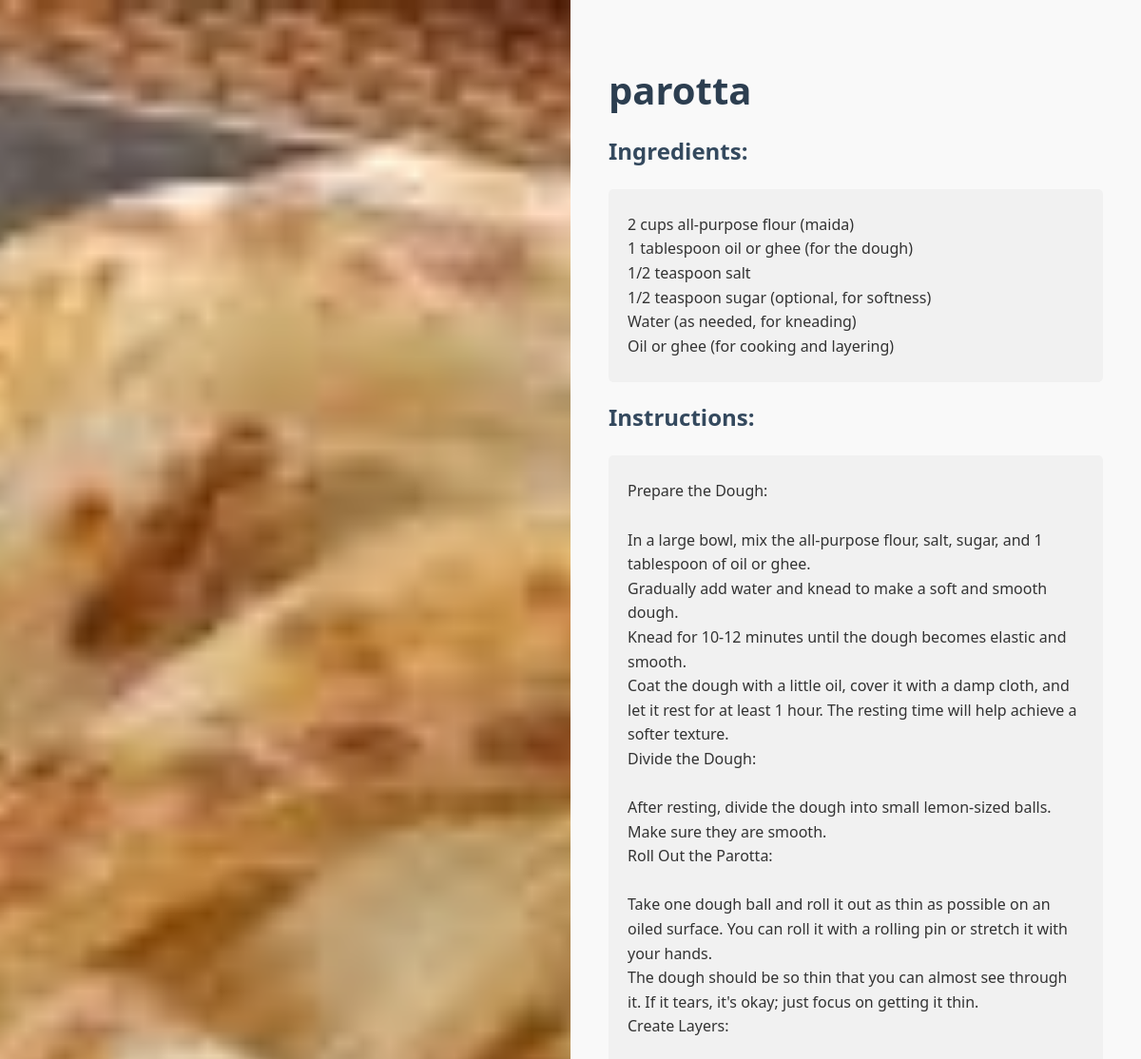
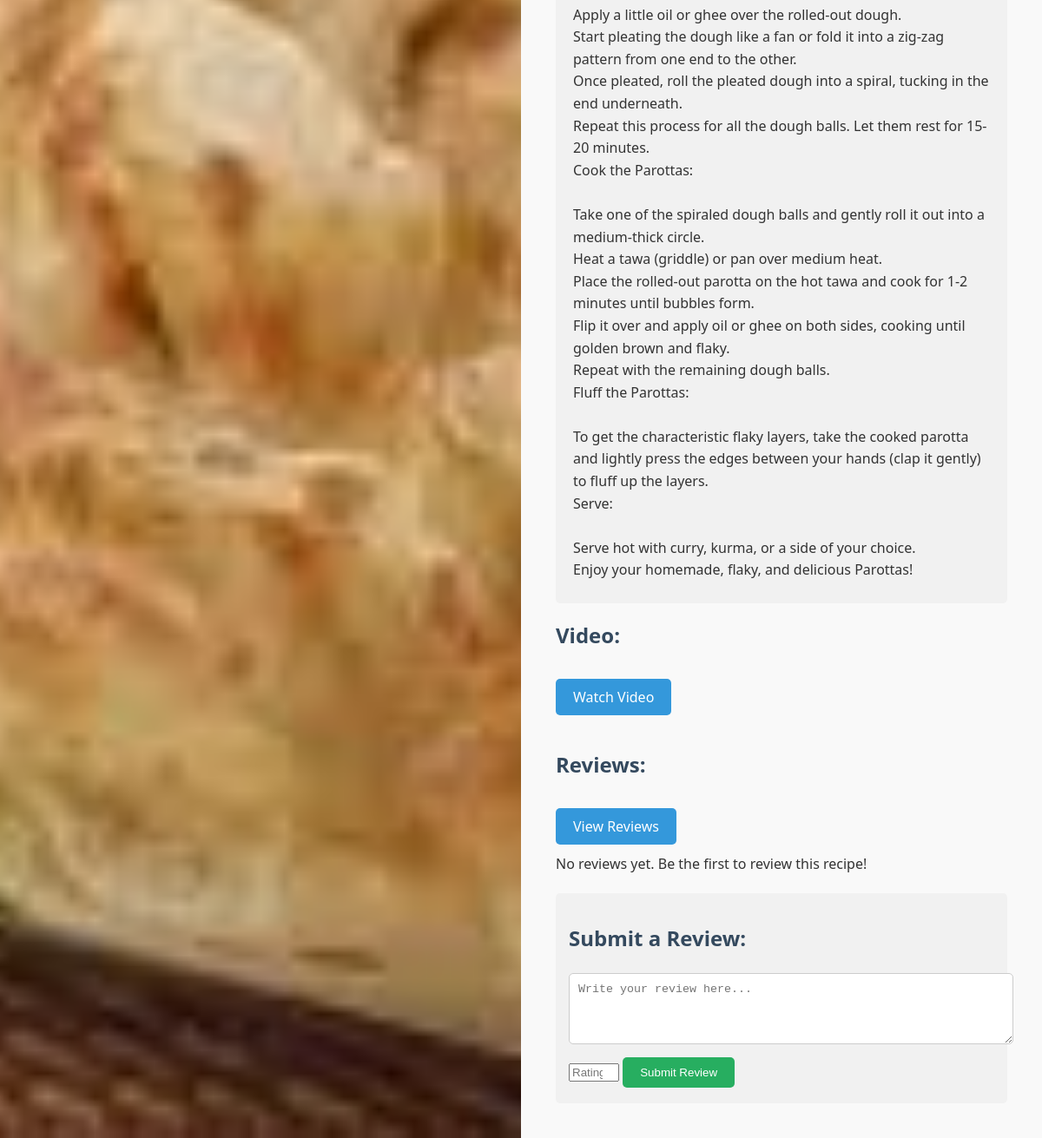
The page /recipes/5/ (signed in) on the database its author committed (2 pictures, top to bottom).
### srrp/models.py (models this page shows, shortened)
class Recipe(models.Model):
    name = models.CharField(max_length=100)
    image = models.ImageField(upload_to='recipes/')
    ingredients = models.TextField()
    instructions = models.TextField()
    video_url = models.URLField(blank=True, null=True)
    prep_time = models.IntegerField()
    rating = models.FloatField(default=0.0)  # Stores the average rating
    rating_count = models.IntegerField(default=0)  # Counts the number of ratings
    created_at = models.DateTimeField(auto_now_add=True)

### srrp/views.py (the view, shortened to what this page needs)
# urls.py: path('recipes/<int:recipe_id>/', views.recipe_detail, name='recipe_detail'),
@csrf_exempt  # Use this for testing; remove in production for security
@login_required
def recipe_detail(request, recipe_id):
    recipe = get_object_or_404(Recipe, id=recipe_id)
    reviews = Review.objects.filter(recipe=recipe)
    return render(request, 'recipe_detail.html', {'recipe': recipe, 'reviews': reviews})

### srrp/templates/recipe_detail.html (shortened to what this page needs)
<!DOCTYPE html>
<html lang="en">
<head>
</head>
<body>
    <div class="container">
        <div class="image-section">
            <img src="{{ recipe.image.url }}" alt="{{ recipe.name }}">
        </div>
        <div class="content-section">
            <h1>{{ recipe.name }}</h1>
            <h3>Ingredients:</h3>
            <div class="ingredients">
                <p>{{ recipe.ingredients|linebreaksbr }}</p>
            </div>
            <h3>Instructions:</h3>
            <div class="instructions">
                <p>{{ recipe.instructions|linebreaksbr }}</p>
            </div>
            {% if recipe.video_url %}
            <h3>Video:</h3>
            <a href="{{ recipe.video_url }}" target="_blank" class="video-link">Watch Video</a>
            {% endif %}
            <div class="reviews">
                <h3>Reviews:</h3>
                <a href="{% url 'review_list' recipe.id %}" class="video-link">View Reviews</a>
                <div id="reviews-section">
                    {% for review in reviews %}
                        <div class="review-item">
                            <p><strong>Rating:</strong> {{ review.rating }}/5</p>
                            <p>{{ review.content }}</p>
                        </div>
                    {% empty %}
                        <p>No reviews yet. Be the first to review this recipe!</p>
                    {% endfor %}
                </div>
            </div>
            <div class="review-form">
                <h3>Submit a Review:</h3>
                <form method="post">
                    <textarea name="content" placeholder="Write your review here..." rows="4" required></textarea>
                    <input type="number" name="rating" min="1" max="5" placeholder="Rating (1-5)" required>
                    <button type="submit">Submit Review</button>
                </form>
            </div>
        </div>
    </div>
</body>
</html>

### srrp/templates/recipe_detail.html (style rules this page uses)
body { font-family: 'Segoe UI', Tahoma, Geneva, Verdana, sans-serif; background-color: #f9f9f9; margin: 0; padding: 0; color: #333; overflow: hidden; }
.container { display: flex; height: 100vh; max-width: 100vw; }
.image-section { width: 50%; background-color: #fff; display: flex; justify-content: center; align-items: center; position: relative; overflow: hidden; }
.image-section img { width: 100%; height: 100%; object-fit: cover; }
.content-section { width: 50%; padding: 40px; overflow-y: auto; background-color: #f9f9f9; box-sizing: border-box; }
h1 { font-size: 2.5em; margin-bottom: 20px; color: #2c3e50; }
h3 { font-size: 1.5em; margin-top: 20px; color: #34495e; }
p { line-height: 1.6; margin: 10px 0; }
.ingredients, .instructions { background-color: #f1f1f1; padding: 15px 20px; border-radius: 5px; margin-bottom: 20px; }
.video-link { display: inline-block; margin-top: 10px; padding: 10px 20px; background-color: #3498db; color: #fff; text-decoration: none; border-radius: 5px; transition: background-color 0.3s ease, transform 0.3s ease; }
.reviews { margin-top: 40px; }
.review-form { margin-top: 20px; padding: 15px; background-color: #f1f1f1; border-radius: 5px; }
.review-form textarea { width: 100%; padding: 10px; margin-bottom: 10px; border-radius: 5px; border: 1px solid #ccc; resize: vertical; }
.review-form input[type="number"] { width: 50px; margin-bottom: 10px; }
.review-form button { background-color: #27ae60; color: #fff; padding: 10px 20px; border: none; border-radius: 5px; cursor: pointer; transition: background-color 0.3s ease; }

### rows shown on the page
Recipe: image (picture), name "parotta", ingredients "2 cups all-purpose flour (maida) 1 tablespoon oil or ghee (for the dough) 1/2 teaspoon salt 1/2 teaspoon sugar (optional, for softness) Water (as needed, for kneading) Oil or ghee (for cooking and layering)", instructions "Prepare the Dough: In a large bowl, mix the all-purpose flour, salt, sugar, and 1 tablespoon of oil or ghee. Gradually add water and knead to make a soft and smooth dough. Knead for 10-12 minutes until the dough becomes elastic and smooth. Coat the dough with a little oil, cover it with a damp cloth, and let it rest for at least 1 hour. The resting time will help achieve a softer texture. Divide the Dough: After resting, divide the dough into small lemon-sized balls. Make sure they are smooth. Roll Out the Parotta: Take one dough ball and roll it out as thin as possible on an oiled surface. You can roll it with a rolling pin or stretch it with your hands. The dough should be so thin that…"
